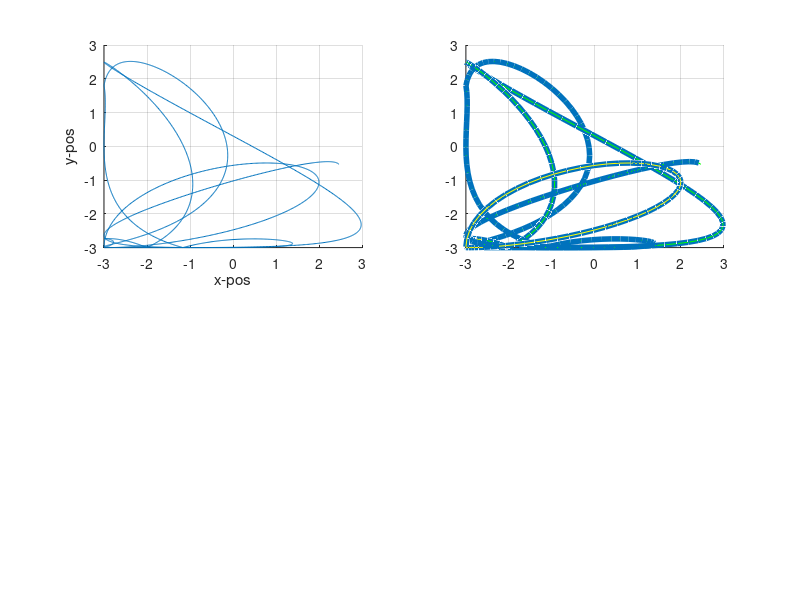

The MATLAB script that drew this image: (Note: this script raises an error after producing the figure.)
close all;
clc;

% Settings from init_variables
SIM_samples = 3000;  
rand_target_amplitude = [3 3 1];
dt = 0.025;

% Store path
path = zeros(3,SIM_samples);

time = linspace(1,SIM_samples,SIM_samples)*dt;
step = 10;

for loop_counter = 1:SIM_samples
    path(1,loop_counter) = 2*rand_target_amplitude(1)*abs(sin(loop_counter/175))^2*abs(cos(loop_counter/450))-rand_target_amplitude(1);
    path(2,loop_counter) = 2*rand_target_amplitude(2)*abs(sin(loop_counter/250))*abs(cos(loop_counter/333))^3-rand_target_amplitude(1);
    path(3,loop_counter) = rand_target_amplitude(3)*abs(cos(loop_counter/1000)) + 1;
    %vrep.simxSetObjectPosition(clientID,quad_target,-1,[smooth_xPos smooth_yPos smooth_zPos],vrep.simx_opmode_oneshot);
end

figure;
subplot(2,2,1)
hold on
grid on
plot(path(1,:),path(2,:))
xlabel('x-pos'); ylabel('y-pos');
subplot(2,2,2)

x=-4:.1:4;
[X,Y] = meshgrid(x);
Z= (X*Y) - 500 + 58.1; %meshgrid(0:0.1:1);

hold on
grid on
plot3(path(1,1:step:end),path(2,1:step:end),path(3,1:step:end),'LineWidth',4)
plot3(path(1,1:step:end/4),path(2,1:step:end/4),path(3,1:step:end/4),'LineWidth',0.6, 'Color', 'y')
plot3(path(1,end/4:step:end/2),path(2,end/4:step:end/2),path(3,end/4:step:end/2),'LineWidth',0.6, 'Color', 'g')
plot3(path(1,end/2:step:end/1),path(2,end/2:step:end/1),path(3,end/2:step:end/1),'LineWidth',0.6, 'Color', 'g')
% stem3(path(1,1:step:end),path(2,1:step:end),path(3,1:step:end)','Color', 'y')
% plot3(path(1,1:step:end),path(2,1:step:end),path(3,1:step:end),'o', 'Color', 'r')

le = 1.5;
la = 1.4

le2 = 2.1;
la2 = 1.8;

le3 = 22
la3 = 13;

le4 = 3.5
la4 = 3.4;


%plot3(path(1,end/6:step:end),path(2,end/6:step:end),path(3,end/6:step:end),'LineWidth',3)
stem3(path(1,end/le:step:end/la),path(2,end/le:step:end/la),path(3,end/le:step:end/la)','Color', 'r')
stem3(path(1,end/le2:step:end/la2),path(2,end/le2:step:end/la2),path(3,end/le2:step:end/la2)','Color', 'r')
stem3(path(1,end/le3:step:end/la3),path(2,end/le3:step:end/la3),path(3,end/le3:step:end/la3)','Color', 'k')
stem3(path(1,end/le4:step:end/la4),path(2,end/le4:step:end/la4),path(3,end/le4:step:end/la4)','Color', 'm')
%plot3(path(1,end/6:step:end),path(2,end/6:step:end),path(3,end/6:step:end),'o', 'Color', 'r')

%plot3(path(1,1:step:end),path(2,1:step:end),path(3,1:step:end),'LineWidth',3 ,'Color', 'r')
%stem3(path(1,1:step:end),path(2,1:step:end),path(3,1:step:end)','Color', 'y')

%surf(X,Y,Z)
colormap([1, 0, 0
    1, 0, 0
    1, 0, 0
    1, 0, 0
    1, 0, 0])

xlabel('x-pos'); ylabel('y-pos'); zlabel('elevation');
view([240 23])
subplot(2,2,[3 4]) 

hold on
grid on
plot(time, path(1,:),time, path(2,:), time, path(3,:))
legend('x','y','z');
xlabel('time'); ylabel('amplitude');
